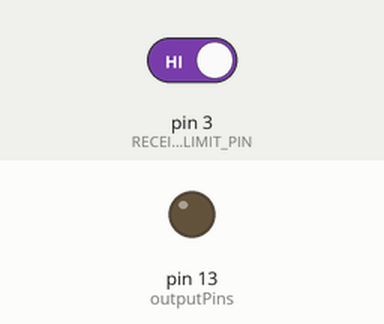
Simulated run of this sketch. Board: Arduino Uno, built with avr-gcc and run on an emulated ATmega328P. Parts: output pins drawn as LEDs (lit = HIGH). The test bench sets the inputs (shaded band); at power-on: pin 3 (RECEIVE_MIDI_LIMIT_PIN) HIGH. Pins used as bus, display or sensor lines are not drawn.

Above: at 2.8 s.
2.9 s: pin 3 (RECEIVE_MIDI_LIMIT_PIN) driven LOW
At 5.12 s:
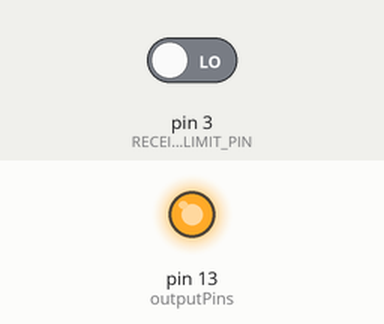
6.7 s: pin 3 (RECEIVE_MIDI_LIMIT_PIN) driven HIGH
At 8.0 s:
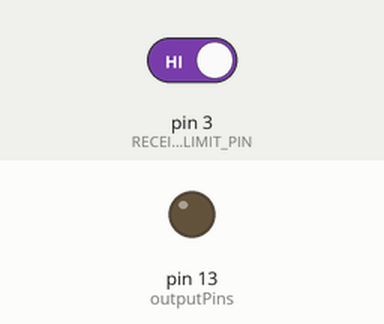
Timing chart, 0 to 9.7 s (numbered marks = the images above; inputs shaded):
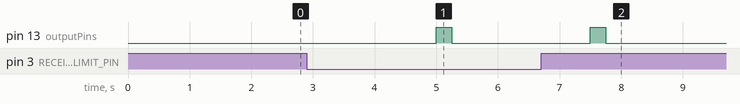

Measured:
- after the input at 2.9 s, pin 13 (outputPins): LOW → HIGH after 2.1 s, → LOW 0.25 s later
- after the input at 6.7 s, pin 13 (outputPins): goes on until 7.8 s, then stays LOW

The sketch:

rodgers_890_test.ino
```cpp
#define POWER_DETECT 2
#define RECEIVE_MIDI_LIMIT_PIN 3

#define ICLK 4
#define ISTB 5
#define I0 6   // swell
#define I1 7   // great
#define I2 8   // pedal
#define I3 9   // drawknobs
#define I4 10  // choir

#define OCLK 11
#define OSTB 12
#define O6 13

#define ISTB_DELAY 1  // Microseconds
#define ICLK_DELAY 1

#define OSTB_DELAY 1
#define OCLK_DELAY 1

int inputPins[] = { I0, I1, I2, I3, I4, POWER_DETECT };
int inputPullupPins[] = { RECEIVE_MIDI_LIMIT_PIN };
int outputPins[] = { ICLK, ISTB, OCLK, OSTB, O6 };
bool cycleMode;

void setup() {
  for (int pin : inputPins) {
    pinMode(pin, INPUT);
  }
  for (int pin : inputPullupPins) {
    pinMode(pin, INPUT_PULLUP);
  }
  for (int pin : outputPins) {
    pinMode(pin, OUTPUT);
  }
}

void loop() {
  cycleMode = !digitalRead(RECEIVE_MIDI_LIMIT_PIN);
  if (cycleMode) {
    for (int pin : outputPins) {
      digitalWrite(pin, HIGH);
      delay(250);
      digitalWrite(pin, LOW);
      delay(250);
    }
  } else {
    digitalWrite(ISTB, HIGH);
    delayMicroseconds(ISTB_DELAY);
    digitalWrite(ISTB, LOW);

    digitalWrite(OSTB, HIGH);
    delayMicroseconds(OSTB_DELAY);
    digitalWrite(OSTB, LOW);

    digitalWrite(ICLK, HIGH);
    delayMicroseconds(ICLK_DELAY);
    digitalWrite(ICLK, LOW);

    digitalWrite(OCLK, HIGH);
    delayMicroseconds(OCLK_DELAY);
    digitalWrite(OCLK, LOW);
    delay(1000);
  }
}
```
